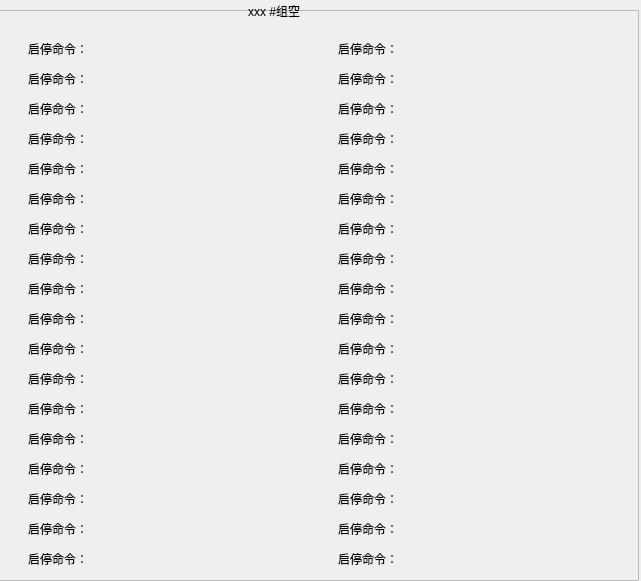
<?xml version="1.0" encoding="UTF-8"?>
<ui version="4.0">
 <class>ModularAir</class>
 <widget class="QWidget" name="ModularAir">
  <property name="geometry">
   <rect>
    <x>0</x>
    <y>0</y>
    <width>641</width>
    <height>581</height>
   </rect>
  </property>
  <property name="windowTitle">
   <string>Form</string>
  </property>
  <widget class="QFrame" name="frame">
   <property name="geometry">
    <rect>
     <x>-2</x>
     <y>10</y>
     <width>641</width>
     <height>571</height>
    </rect>
   </property>
   <property name="styleSheet">
    <string notr="true">#frame{border-image: url(:/UI/Widget/System_Air_1.png);}
</string>
   </property>
   <property name="frameShape">
    <enum>QFrame::StyledPanel</enum>
   </property>
   <property name="frameShadow">
    <enum>QFrame::Raised</enum>
   </property>
   <widget class="QLabel" name="label_46">
    <property name="geometry">
     <rect>
      <x>30</x>
      <y>90</y>
      <width>81</width>
      <height>17</height>
     </rect>
    </property>
    <property name="text">
     <string>启停命令：</string>
    </property>
   </widget>
   <widget class="QLabel" name="label_47">
    <property name="geometry">
     <rect>
      <x>30</x>
      <y>30</y>
      <width>81</width>
      <height>17</height>
     </rect>
    </property>
    <property name="text">
     <string>启停命令：</string>
    </property>
   </widget>
   <widget class="QLabel" name="label_48">
    <property name="geometry">
     <rect>
      <x>30</x>
      <y>240</y>
      <width>81</width>
      <height>17</height>
     </rect>
    </property>
    <property name="text">
     <string>启停命令：</string>
    </property>
   </widget>
   <widget class="QLabel" name="label_49">
    <property name="geometry">
     <rect>
      <x>30</x>
      <y>210</y>
      <width>81</width>
      <height>17</height>
     </rect>
    </property>
    <property name="text">
     <string>启停命令：</string>
    </property>
   </widget>
   <widget class="QLabel" name="label_50">
    <property name="geometry">
     <rect>
      <x>30</x>
      <y>60</y>
      <width>81</width>
      <height>17</height>
     </rect>
    </property>
    <property name="text">
     <string>启停命令：</string>
    </property>
   </widget>
   <widget class="QLabel" name="label_51">
    <property name="geometry">
     <rect>
      <x>30</x>
      <y>120</y>
      <width>81</width>
      <height>17</height>
     </rect>
    </property>
    <property name="text">
     <string>启停命令：</string>
    </property>
   </widget>
   <widget class="QLabel" name="label_52">
    <property name="geometry">
     <rect>
      <x>30</x>
      <y>330</y>
      <width>81</width>
      <height>17</height>
     </rect>
    </property>
    <property name="text">
     <string>启停命令：</string>
    </property>
   </widget>
   <widget class="QLabel" name="label_53">
    <property name="geometry">
     <rect>
      <x>30</x>
      <y>300</y>
      <width>81</width>
      <height>17</height>
     </rect>
    </property>
    <property name="text">
     <string>启停命令：</string>
    </property>
   </widget>
   <widget class="QLabel" name="label_54">
    <property name="geometry">
     <rect>
      <x>30</x>
      <y>180</y>
      <width>81</width>
      <height>17</height>
     </rect>
    </property>
    <property name="text">
     <string>启停命令：</string>
    </property>
   </widget>
   <widget class="QLabel" name="label_55">
    <property name="geometry">
     <rect>
      <x>30</x>
      <y>270</y>
      <width>81</width>
      <height>17</height>
     </rect>
    </property>
    <property name="text">
     <string>启停命令：</string>
    </property>
   </widget>
   <widget class="QLabel" name="label_56">
    <property name="geometry">
     <rect>
      <x>30</x>
      <y>360</y>
      <width>81</width>
      <height>17</height>
     </rect>
    </property>
    <property name="text">
     <string>启停命令：</string>
    </property>
   </widget>
   <widget class="QLabel" name="label_57">
    <property name="geometry">
     <rect>
      <x>30</x>
      <y>150</y>
      <width>81</width>
      <height>17</height>
     </rect>
    </property>
    <property name="text">
     <string>启停命令：</string>
    </property>
   </widget>
   <widget class="QLabel" name="label_58">
    <property name="geometry">
     <rect>
      <x>340</x>
      <y>90</y>
      <width>81</width>
      <height>17</height>
     </rect>
    </property>
    <property name="text">
     <string>启停命令：</string>
    </property>
   </widget>
   <widget class="QLabel" name="label_59">
    <property name="geometry">
     <rect>
      <x>340</x>
      <y>30</y>
      <width>81</width>
      <height>17</height>
     </rect>
    </property>
    <property name="text">
     <string>启停命令：</string>
    </property>
   </widget>
   <widget class="QLabel" name="label_60">
    <property name="geometry">
     <rect>
      <x>340</x>
      <y>240</y>
      <width>81</width>
      <height>17</height>
     </rect>
    </property>
    <property name="text">
     <string>启停命令：</string>
    </property>
   </widget>
   <widget class="QLabel" name="label_61">
    <property name="geometry">
     <rect>
      <x>340</x>
      <y>210</y>
      <width>81</width>
      <height>17</height>
     </rect>
    </property>
    <property name="text">
     <string>启停命令：</string>
    </property>
   </widget>
   <widget class="QLabel" name="label_62">
    <property name="geometry">
     <rect>
      <x>340</x>
      <y>60</y>
      <width>81</width>
      <height>17</height>
     </rect>
    </property>
    <property name="text">
     <string>启停命令：</string>
    </property>
   </widget>
   <widget class="QLabel" name="label_63">
    <property name="geometry">
     <rect>
      <x>340</x>
      <y>120</y>
      <width>81</width>
      <height>17</height>
     </rect>
    </property>
    <property name="text">
     <string>启停命令：</string>
    </property>
   </widget>
   <widget class="QLabel" name="label_64">
    <property name="geometry">
     <rect>
      <x>340</x>
      <y>330</y>
      <width>81</width>
      <height>17</height>
     </rect>
    </property>
    <property name="text">
     <string>启停命令：</string>
    </property>
   </widget>
   <widget class="QLabel" name="label_65">
    <property name="geometry">
     <rect>
      <x>340</x>
      <y>300</y>
      <width>81</width>
      <height>17</height>
     </rect>
    </property>
    <property name="text">
     <string>启停命令：</string>
    </property>
   </widget>
   <widget class="QLabel" name="label_66">
    <property name="geometry">
     <rect>
      <x>340</x>
      <y>180</y>
      <width>81</width>
      <height>17</height>
     </rect>
    </property>
    <property name="text">
     <string>启停命令：</string>
    </property>
   </widget>
   <widget class="QLabel" name="label_67">
    <property name="geometry">
     <rect>
      <x>340</x>
      <y>270</y>
      <width>81</width>
      <height>17</height>
     </rect>
    </property>
    <property name="text">
     <string>启停命令：</string>
    </property>
   </widget>
   <widget class="QLabel" name="label_68">
    <property name="geometry">
     <rect>
      <x>340</x>
      <y>360</y>
      <width>81</width>
      <height>17</height>
     </rect>
    </property>
    <property name="text">
     <string>启停命令：</string>
    </property>
   </widget>
   <widget class="QLabel" name="label_69">
    <property name="geometry">
     <rect>
      <x>340</x>
      <y>150</y>
      <width>81</width>
      <height>17</height>
     </rect>
    </property>
    <property name="text">
     <string>启停命令：</string>
    </property>
   </widget>
   <widget class="QLabel" name="label_70">
    <property name="geometry">
     <rect>
      <x>340</x>
      <y>420</y>
      <width>81</width>
      <height>17</height>
     </rect>
    </property>
    <property name="text">
     <string>启停命令：</string>
    </property>
   </widget>
   <widget class="QLabel" name="label_71">
    <property name="geometry">
     <rect>
      <x>340</x>
      <y>450</y>
      <width>81</width>
      <height>17</height>
     </rect>
    </property>
    <property name="text">
     <string>启停命令：</string>
    </property>
   </widget>
   <widget class="QLabel" name="label_72">
    <property name="geometry">
     <rect>
      <x>30</x>
      <y>420</y>
      <width>81</width>
      <height>17</height>
     </rect>
    </property>
    <property name="text">
     <string>启停命令：</string>
    </property>
   </widget>
   <widget class="QLabel" name="label_73">
    <property name="geometry">
     <rect>
      <x>340</x>
      <y>480</y>
      <width>81</width>
      <height>17</height>
     </rect>
    </property>
    <property name="text">
     <string>启停命令：</string>
    </property>
   </widget>
   <widget class="QLabel" name="label_74">
    <property name="geometry">
     <rect>
      <x>30</x>
      <y>390</y>
      <width>81</width>
      <height>17</height>
     </rect>
    </property>
    <property name="text">
     <string>启停命令：</string>
    </property>
   </widget>
   <widget class="QLabel" name="label_75">
    <property name="geometry">
     <rect>
      <x>30</x>
      <y>480</y>
      <width>81</width>
      <height>17</height>
     </rect>
    </property>
    <property name="text">
     <string>启停命令：</string>
    </property>
   </widget>
   <widget class="QLabel" name="label_76">
    <property name="geometry">
     <rect>
      <x>30</x>
      <y>450</y>
      <width>81</width>
      <height>17</height>
     </rect>
    </property>
    <property name="text">
     <string>启停命令：</string>
    </property>
   </widget>
   <widget class="QLabel" name="label_77">
    <property name="geometry">
     <rect>
      <x>340</x>
      <y>390</y>
      <width>81</width>
      <height>17</height>
     </rect>
    </property>
    <property name="text">
     <string>启停命令：</string>
    </property>
   </widget>
   <widget class="QLabel" name="label_78">
    <property name="geometry">
     <rect>
      <x>30</x>
      <y>540</y>
      <width>81</width>
      <height>17</height>
     </rect>
    </property>
    <property name="text">
     <string>启停命令：</string>
    </property>
   </widget>
   <widget class="QLabel" name="label_79">
    <property name="geometry">
     <rect>
      <x>340</x>
      <y>510</y>
      <width>81</width>
      <height>17</height>
     </rect>
    </property>
    <property name="text">
     <string>启停命令：</string>
    </property>
   </widget>
   <widget class="QLabel" name="label_80">
    <property name="geometry">
     <rect>
      <x>340</x>
      <y>540</y>
      <width>81</width>
      <height>17</height>
     </rect>
    </property>
    <property name="text">
     <string>启停命令：</string>
    </property>
   </widget>
   <widget class="QLabel" name="label_81">
    <property name="geometry">
     <rect>
      <x>30</x>
      <y>510</y>
      <width>81</width>
      <height>17</height>
     </rect>
    </property>
    <property name="text">
     <string>启停命令：</string>
    </property>
   </widget>
  </widget>
  <widget class="QLabel" name="label">
   <property name="geometry">
    <rect>
     <x>248</x>
     <y>0</y>
     <width>101</width>
     <height>21</height>
    </rect>
   </property>
   <property name="styleSheet">
    <string notr="true">font: 63 oblique 16pt &quot;URW Gothic L&quot;;</string>
   </property>
   <property name="text">
    <string>xxx #组空</string>
   </property>
  </widget>
 </widget>
 <resources/>
 <connections/>
</ui>
